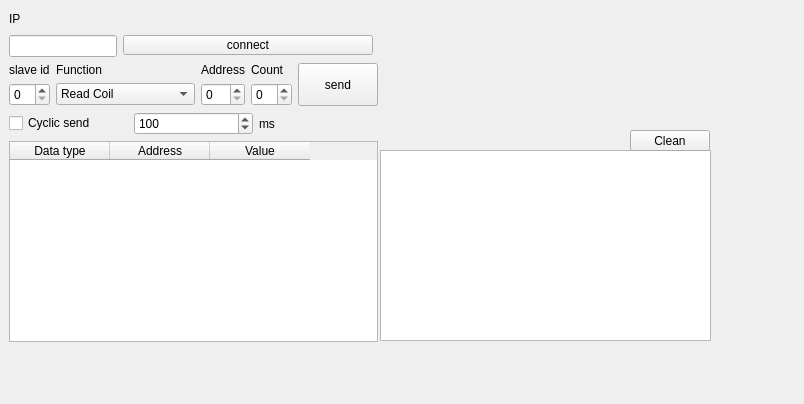
<?xml version="1.0" encoding="UTF-8"?>
<ui version="4.0">
 <class>main</class>
 <widget class="QWidget" name="main">
  <property name="geometry">
   <rect>
    <x>0</x>
    <y>0</y>
    <width>804</width>
    <height>404</height>
   </rect>
  </property>
  <property name="windowTitle">
   <string>modbus TCP client</string>
  </property>
  <widget class="QPlainTextEdit" name="log_te">
   <property name="geometry">
    <rect>
     <x>380</x>
     <y>150</y>
     <width>331</width>
     <height>191</height>
    </rect>
   </property>
  </widget>
  <widget class="QPushButton" name="clean_pb">
   <property name="geometry">
    <rect>
     <x>630</x>
     <y>130</y>
     <width>80</width>
     <height>21</height>
    </rect>
   </property>
   <property name="text">
    <string>Clean</string>
   </property>
  </widget>
  <widget class="QWidget" name="">
   <property name="geometry">
    <rect>
     <x>9</x>
     <y>9</y>
     <width>369</width>
     <height>333</height>
    </rect>
   </property>
   <layout class="QVBoxLayout" name="verticalLayout">
    <property name="sizeConstraint">
     <enum>QLayout::SetMaximumSize</enum>
    </property>
    <item>
     <layout class="QFormLayout" name="formLayout">
      <item row="0" column="0">
       <widget class="QLabel" name="ip_lb">
        <property name="text">
         <string>IP</string>
        </property>
       </widget>
      </item>
      <item row="1" column="0">
       <widget class="QLineEdit" name="ip_le">
        <property name="maximumSize">
         <size>
          <width>16777215</width>
          <height>110</height>
         </size>
        </property>
       </widget>
      </item>
      <item row="1" column="1">
       <widget class="QPushButton" name="connect_pb">
        <property name="maximumSize">
         <size>
          <width>250</width>
          <height>20</height>
         </size>
        </property>
        <property name="text">
         <string>connect</string>
        </property>
       </widget>
      </item>
      <item row="0" column="1">
       <spacer name="horizontalSpacer">
        <property name="orientation">
         <enum>Qt::Horizontal</enum>
        </property>
        <property name="sizeHint" stdset="0">
         <size>
          <width>40</width>
          <height>20</height>
         </size>
        </property>
       </spacer>
      </item>
     </layout>
    </item>
    <item>
     <layout class="QHBoxLayout" name="horizontalLayout">
      <item>
       <layout class="QGridLayout" name="gridLayout">
        <item row="0" column="0">
         <widget class="QLabel" name="id_lb">
          <property name="text">
           <string>slave id</string>
          </property>
         </widget>
        </item>
        <item row="0" column="1">
         <widget class="QLabel" name="fnct_lb">
          <property name="text">
           <string>Function</string>
          </property>
         </widget>
        </item>
        <item row="0" column="2">
         <widget class="QLabel" name="adr_lb">
          <property name="text">
           <string>Address</string>
          </property>
         </widget>
        </item>
        <item row="0" column="3">
         <widget class="QLabel" name="cnt_lb">
          <property name="text">
           <string>Count</string>
          </property>
         </widget>
        </item>
        <item row="1" column="0">
         <widget class="QSpinBox" name="id_sb"/>
        </item>
        <item row="1" column="1">
         <widget class="QComboBox" name="funct_cb">
          <item>
           <property name="text">
            <string>Read Coil</string>
           </property>
          </item>
          <item>
           <property name="text">
            <string>Read Discret input</string>
           </property>
          </item>
          <item>
           <property name="text">
            <string>Read HR</string>
           </property>
          </item>
          <item>
           <property name="text">
            <string>Read IR</string>
           </property>
          </item>
          <item>
           <property name="text">
            <string>Write Multiple Coil</string>
           </property>
          </item>
          <item>
           <property name="text">
            <string>Write Multiple Registers</string>
           </property>
          </item>
          <item>
           <property name="text">
            <string>Write Single Coil</string>
           </property>
          </item>
          <item>
           <property name="text">
            <string>Write Single Register</string>
           </property>
          </item>
         </widget>
        </item>
        <item row="1" column="2">
         <widget class="QSpinBox" name="adr_sb"/>
        </item>
        <item row="1" column="3">
         <widget class="QSpinBox" name="cnt_sb"/>
        </item>
       </layout>
      </item>
      <item>
       <widget class="QPushButton" name="send_pb">
        <property name="sizePolicy">
         <sizepolicy hsizetype="Minimum" vsizetype="Minimum">
          <horstretch>0</horstretch>
          <verstretch>0</verstretch>
         </sizepolicy>
        </property>
        <property name="text">
         <string>send</string>
        </property>
       </widget>
      </item>
     </layout>
    </item>
    <item>
     <layout class="QHBoxLayout" name="horizontalLayout_2" stretch="0,0,0">
      <property name="spacing">
       <number>6</number>
      </property>
      <property name="leftMargin">
       <number>0</number>
      </property>
      <property name="rightMargin">
       <number>0</number>
      </property>
      <property name="bottomMargin">
       <number>0</number>
      </property>
      <item>
       <widget class="QCheckBox" name="cycle_sending_cb">
        <property name="text">
         <string>Cyclic send</string>
        </property>
       </widget>
      </item>
      <item>
       <widget class="QSpinBox" name="timeout_sb">
        <property name="maximum">
         <number>10000</number>
        </property>
        <property name="value">
         <number>100</number>
        </property>
       </widget>
      </item>
      <item>
       <widget class="QLabel" name="timeout_lb">
        <property name="text">
         <string>ms</string>
        </property>
       </widget>
      </item>
     </layout>
    </item>
    <item>
     <widget class="QTableWidget" name="data_tw">
      <property name="sizePolicy">
       <sizepolicy hsizetype="Expanding" vsizetype="Expanding">
        <horstretch>0</horstretch>
        <verstretch>0</verstretch>
       </sizepolicy>
      </property>
      <property name="minimumSize">
       <size>
        <width>309</width>
        <height>192</height>
       </size>
      </property>
      <property name="mouseTracking">
       <bool>false</bool>
      </property>
      <property name="tabletTracking">
       <bool>false</bool>
      </property>
      <property name="frameShape">
       <enum>QFrame::StyledPanel</enum>
      </property>
      <property name="frameShadow">
       <enum>QFrame::Sunken</enum>
      </property>
      <column>
       <property name="text">
        <string>Data type</string>
       </property>
      </column>
      <column>
       <property name="text">
        <string>Address</string>
       </property>
      </column>
      <column>
       <property name="text">
        <string>Value</string>
       </property>
      </column>
     </widget>
    </item>
   </layout>
  </widget>
 </widget>
 <resources/>
 <connections/>
</ui>
